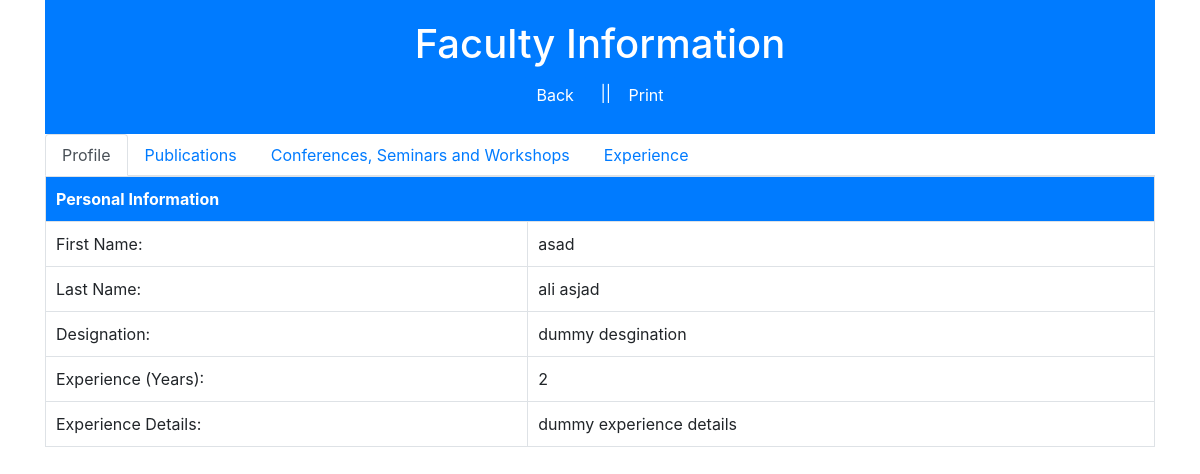
/faculty_complete_profile.php?id=1, run on the app's committed database.
### tables this page shows
CREATE TABLE `teachers` (
  `id` int(11) NOT NULL,
  `fname` varchar(50) DEFAULT NULL,
  `lname` varchar(50) DEFAULT NULL,
  `designation` varchar(100) DEFAULT NULL,
  `experience` int(11) DEFAULT NULL,
  `experience_details` longtext NOT NULL,
  `publications` int(11) NOT NULL,
  `publications_details` longtext NOT NULL,
  `conferences` int(11) NOT NULL,
  `conferences_details` longtext NOT NULL,
  `seminars` int(11) NOT NULL,
  `seminars_details` longtext NOT NULL,
  `workshops` int(11) NOT NULL,
  `workshops_details` longtext NOT NULL,
  `email` varchar(100) DEFAULT NULL,
  `city` varchar(255) NOT NULL,
  `gender` enum('Male','Female','Other') NOT NULL,
  `address` varchar(255) NOT NULL,
  `password` varchar(255) DEFAULT NULL,
  `phone` varchar(20) DEFAULT NULL,
  `qualification` varchar(100) DEFAULT NULL,
  `specialization` varchar(100) DEFAULT NULL,
  `hec_university` text NOT NULL,
  `serving_institute` varchar(100) DEFAULT NULL,
  `department` varchar(100) DEFAULT NULL,
  `research_interest` varchar(1000) NOT NULL,
  `coveringLetter` text DEFAULT NULL,
  `CV` varchar(255) DEFAULT NULL,
  `created_at` timestamp NOT NULL DEFAULT current_timestamp(),
  `updated_at` timestamp NOT NULL DEFAULT current_timestamp() ON UPDATE current_timestamp()
);

### faculty_complete_profile.php (the view, shortened to what this page needs)
<?php
require_once "db_connect.php";
$teacher_id = $_GET['id'];
$sql = "SELECT * FROM teachers WHERE id = '$teacher_id'";
$db_result = mysqli_query($conn, $sql);
if ($db_result && mysqli_num_rows($db_result) > 0) {
    $row = mysqli_fetch_assoc($db_result);
    $fname = $row['fname'];
    $lname = $row['lname'];
    $designation = $row['designation'];
    $experience = $row['experience'];
    $experience_details = $row['experience_details'];
} else {
    $msg = "<p class='text text-center text-danger font-weight-bold'>Error: Unable to fetch teacher data from the database.</p>";
    exit();
}
?>
<!DOCTYPE html>
<html lang="en">
<head>
    <link rel="stylesheet" href="https://stackpath.bootstrapcdn.com/bootstrap/4.5.2/css/bootstrap.min.css">
</head>
<body>
    <div class="container">
        <div class="cv-header">
            <h1>Faculty Information</h1>
            <a href="index.php" class="btn btn-primary hide-on-print">Back</a>
            &nbsp; ||
            <button class="btn btn-primary hide-on-print" id="printButton">Print</button>
        </div>
        <ul class="nav nav-tabs" id="myTab" role="tablist">
            <li class="nav-item">
                <a class="nav-link active" id="profile-tab" data-toggle="tab" href="#profile" role="tab"
                    aria-controls="profile" aria-selected="true">Profile</a>
            </li>
            <li class="nav-item">
                <a class="nav-link" id="publications-tab" data-toggle="tab" href="#publications" role="tab"
                    aria-controls="publications" aria-selected="false">Publications</a>
            </li>
            <li class="nav-item">
                <a class="nav-link" id="conferences-tab" data-toggle="tab" href="#conferences" role="tab"
                    aria-controls="conferences" aria-selected="false">Conferences, Seminars and Workshops</a>
            </li>
            <li class="nav-item">
                <a class="nav-link" id="experience-tab" data-toggle="tab" href="#experience" role="tab"
                    aria-controls="experience" aria-selected="false">Experience</a>
            </li>
        </ul>
        <div class="tab-content">
            <div class="tab-pane fade show active" id="profile" role="tabpanel" aria-labelledby="profile-tab">
                <table class="cv-table">
                    <tr>
                        <th colspan="2">Personal Information</th>
                    </tr>
                    <tr>
                        <td>First Name:</td>
                        <td><?= $fname ?></td>
                    </tr>
                    <tr>
                        <td>Last Name:</td>
                        <td><?= $lname ?></td>
                    </tr>
                    <tr>
                        <td>Designation:</td>
                        <td><?= $designation ?></td>
                    </tr>
                    <tr>
                        <td>Experience (Years):</td>
                        <td><?= $experience ?></td>
                    </tr>
                    <tr>
                        <td>Experience Details:</td>
                        <td><?= nl2br($experience_details) ?></td>
                    </tr>
                </table>
            </div>
        </div>
    </div>
</body>
</html>

### faculty_complete_profile.php (style rules this page uses)
.cv-header { background-color: #007bff; color: #fff; padding: 20px; text-align: center; }
.cv-table { width: 100%; margin-bottom: 30px; }
.cv-table th, .cv-table td { padding: 10px; border: 1px solid #dee2e6; }
.cv-table th { background-color: #007bff; color: #fff; text-align: left; }

### data on the page
teachers: fname "asad", lname "ali asjad", designation "dummy desgination", experience "2", experience_details "dummy experience details"
